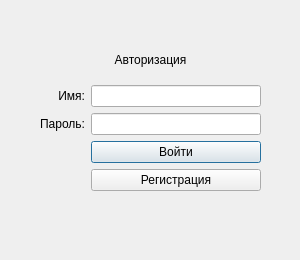
<?xml version="1.0" encoding="UTF-8"?>
<ui version="4.0">
 <class>auth_window</class>
 <widget class="QDialog" name="auth_window">
  <property name="geometry">
   <rect>
    <x>0</x>
    <y>0</y>
    <width>300</width>
    <height>260</height>
   </rect>
  </property>
  <property name="windowTitle">
   <string>АрхивЧК</string>
  </property>
  <widget class="QWidget" name="gridLayoutWidget">
   <property name="geometry">
    <rect>
     <x>40</x>
     <y>40</y>
     <width>221</width>
     <height>151</height>
    </rect>
   </property>
   <layout class="QGridLayout" name="gridLayout">
    <property name="sizeConstraint">
     <enum>QLayout::SetMaximumSize</enum>
    </property>
    <item row="3" column="1">
     <widget class="QPushButton" name="loginPushButton">
      <property name="text">
       <string>Войти</string>
      </property>
     </widget>
    </item>
    <item row="4" column="1">
     <widget class="QPushButton" name="regPushButton_2">
      <property name="text">
       <string>Регистрация</string>
      </property>
     </widget>
    </item>
    <item row="1" column="0">
     <widget class="QLabel" name="label_2">
      <property name="text">
       <string>Имя:</string>
      </property>
      <property name="alignment">
       <set>Qt::AlignRight|Qt::AlignTrailing|Qt::AlignVCenter</set>
      </property>
     </widget>
    </item>
    <item row="1" column="1">
     <widget class="QLineEdit" name="namelineEdit_2"/>
    </item>
    <item row="0" column="0" colspan="2">
     <widget class="QLabel" name="label">
      <property name="layoutDirection">
       <enum>Qt::LeftToRight</enum>
      </property>
      <property name="text">
       <string>Авторизация</string>
      </property>
      <property name="alignment">
       <set>Qt::AlignCenter</set>
      </property>
     </widget>
    </item>
    <item row="2" column="1">
     <widget class="QLineEdit" name="passlineEdit">
      <property name="echoMode">
       <enum>QLineEdit::Password</enum>
      </property>
     </widget>
    </item>
    <item row="2" column="0">
     <widget class="QLabel" name="label_3">
      <property name="text">
       <string>Пароль:</string>
      </property>
      <property name="alignment">
       <set>Qt::AlignRight|Qt::AlignTrailing|Qt::AlignVCenter</set>
      </property>
     </widget>
    </item>
   </layout>
  </widget>
 </widget>
 <resources/>
 <connections/>
</ui>
